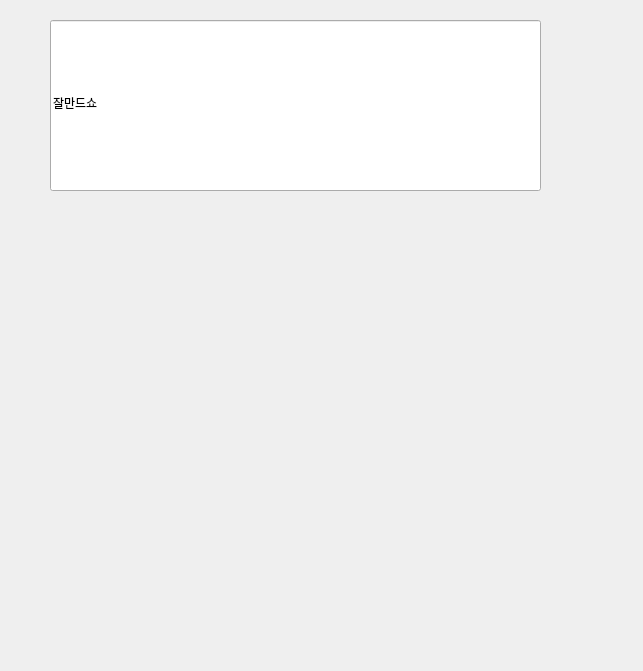
<?xml version="1.0" encoding="UTF-8"?>
<ui version="4.0">
 <class>Dialog</class>
 <widget class="QDialog" name="Dialog">
  <property name="geometry">
   <rect>
    <x>0</x>
    <y>0</y>
    <width>643</width>
    <height>671</height>
   </rect>
  </property>
  <property name="windowTitle">
   <string>Dialog</string>
  </property>
  <widget class="QLineEdit" name="lineEdit">
   <property name="geometry">
    <rect>
     <x>50</x>
     <y>20</y>
     <width>491</width>
     <height>171</height>
    </rect>
   </property>
   <property name="text">
    <string>잘만드쇼</string>
   </property>
  </widget>
 </widget>
 <resources/>
 <connections/>
</ui>
